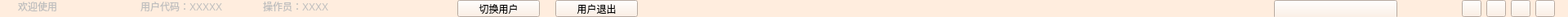
  <widget class="QWidget" name="widget" native="true">
   <property name="geometry">
    <rect>
     <x>0</x>
     <y>0</y>
     <width>1920</width>
     <height>21</height>
    </rect>
   </property>
   <property name="styleSheet">
    <string notr="true">background-color: rgb(255, 237, 222);</string>
   </property>
   <widget class="QLineEdit" name="lineEdit">
    <property name="enabled">
     <bool>false</bool>
    </property>
    <property name="geometry">
     <rect>
      <x>20</x>
      <y>0</y>
      <width>113</width>
      <height>21</height>
     </rect>
    </property>
    <property name="text">
     <string>欢迎使用</string>
    </property>
    <property name="frame">
     <bool>false</bool>
    </property>
   </widget>
   <widget class="QLineEdit" name="lineEdit_2">
    <property name="enabled">
     <bool>false</bool>
    </property>
    <property name="geometry">
     <rect>
      <x>170</x>
      <y>0</y>
      <width>113</width>
      <height>21</height>
     </rect>
    </property>
    <property name="text">
     <string>用户代码：XXXXX</string>
    </property>
    <property name="frame">
     <bool>false</bool>
    </property>
   </widget>
   <widget class="QToolButton" name="toolButton">
    <property name="geometry">
     <rect>
      <x>560</x>
      <y>0</y>
      <width>101</width>
      <height>21</height>
     </rect>
    </property>
    <property name="text">
     <string>切换用户</string>
    </property>
   </widget>
   <widget class="QToolButton" name="toolButton_2">
    <property name="geometry">
     <rect>
      <x>680</x>
      <y>0</y>
      <width>101</width>
      <height>21</height>
     </rect>
    </property>
    <property name="text">
     <string>用户退出</string>
    </property>
   </widget>
   <widget class="QLineEdit" name="lineEdit_3">
    <property name="enabled">
     <bool>false</bool>
    </property>
    <property name="geometry">
     <rect>
      <x>320</x>
      <y>0</y>
      <width>113</width>
      <height>21</height>
     </rect>
    </property>
    <property name="text">
     <string>操作员：XXXX</string>
    </property>
    <property name="frame">
     <bool>false</bool>
    </property>
   </widget>
   <widget class="QToolButton" name="toolButton_3">
    <property name="geometry">
     <rect>
      <x>1880</x>
      <y>0</y>
      <width>24</width>
      <height>21</height>
     </rect>
    </property>
    <property name="icon">
     <iconset resource="image.qrc">
      <normaloff>:/image/close.png</normaloff>:/image/close.png</iconset>
    </property>
    <property name="iconSize">
     <size>
      <width>24</width>
      <height>21</height>
     </size>
    </property>
   </widget>
   <widget class="QToolButton" name="toolButton_4">
    <property name="geometry">
     <rect>
      <x>1850</x>
      <y>0</y>
      <width>24</width>
      <height>21</height>
     </rect>
    </property>
    <property name="icon">
     <iconset resource="image.qrc">
      <normaloff>:/image/rewindow.png</normaloff>:/image/rewindow.png</iconset>
    </property>
    <property name="iconSize">
     <size>
      <width>24</width>
      <height>21</height>
     </size>
    </property>
   </widget>
   <widget class="QToolButton" name="toolButton_6">
    <property name="geometry">
     <rect>
      <x>1820</x>
      <y>0</y>
      <width>24</width>
      <height>21</height>
     </rect>
    </property>
    <property name="icon">
     <iconset resource="image.qrc">
      <normaloff>:/image/minit.png</normaloff>:/image/minit.png</iconset>
    </property>
    <property name="iconSize">
     <size>
      <width>24</width>
      <height>21</height>
     </size>
    </property>
   </widget>
   <widget class="QToolButton" name="toolButton_5">
    <property name="geometry">
     <rect>
      <x>1790</x>
      <y>0</y>
      <width>24</width>
      <height>21</height>
     </rect>
    </property>
    <property name="icon">
     <iconset resource="image.qrc">
      <normaloff>:/image/help.png</normaloff>:/image/help.png</iconset>
    </property>
    <property name="iconSize">
     <size>
      <width>24</width>
      <height>21</height>
     </size>
    </property>
   </widget>
   <widget class="QPushButton" name="pushButton">
    <property name="geometry">
     <rect>
      <x>1560</x>
      <y>0</y>
      <width>151</width>
      <height>23</height>
     </rect>
    </property>
    <property name="styleSheet">
     <string notr="true">image: url(:/image/PROPcombobox.png);</string>
    </property>
   </widget>
  </widget>
